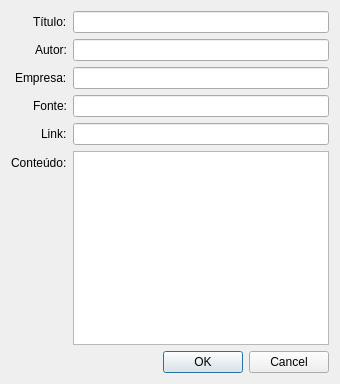
<?xml version="1.0" encoding="UTF-8"?>
<ui version="4.0">
 <class>ReviewWindow</class>
 <widget class="QDialog" name="ReviewWindow">
  <property name="geometry">
   <rect>
    <x>0</x>
    <y>0</y>
    <width>340</width>
    <height>384</height>
   </rect>
  </property>
  <property name="windowTitle">
   <string>Dialog</string>
  </property>
  <layout class="QGridLayout" name="gridLayout_2">
   <item row="0" column="0">
    <layout class="QGridLayout" name="gridLayout">
     <item row="0" column="0">
      <layout class="QFormLayout" name="formLayout">
       <property name="labelAlignment">
        <set>Qt::AlignRight|Qt::AlignTrailing|Qt::AlignVCenter</set>
       </property>
       <item row="0" column="0">
        <widget class="QLabel" name="titleLabel">
         <property name="text">
          <string>Título:</string>
         </property>
        </widget>
       </item>
       <item row="0" column="1">
        <widget class="QLineEdit" name="titleEdit"/>
       </item>
       <item row="1" column="0">
        <widget class="QLabel" name="authorLabel">
         <property name="text">
          <string>Autor:</string>
         </property>
        </widget>
       </item>
       <item row="1" column="1">
        <widget class="QLineEdit" name="authorEdit"/>
       </item>
       <item row="2" column="0">
        <widget class="QLabel" name="companyLabel">
         <property name="text">
          <string>Empresa:</string>
         </property>
        </widget>
       </item>
       <item row="2" column="1">
        <widget class="QLineEdit" name="companyEdit"/>
       </item>
       <item row="3" column="0">
        <widget class="QLabel" name="sourceLabel">
         <property name="text">
          <string>Fonte:</string>
         </property>
        </widget>
       </item>
       <item row="3" column="1">
        <widget class="QLineEdit" name="sourceEdit"/>
       </item>
       <item row="4" column="0">
        <widget class="QLabel" name="linkLabel">
         <property name="text">
          <string>Link:</string>
         </property>
        </widget>
       </item>
       <item row="4" column="1">
        <widget class="QLineEdit" name="linkEdit"/>
       </item>
       <item row="5" column="0">
        <widget class="QLabel" name="contentLabel">
         <property name="text">
          <string>Conteúdo:</string>
         </property>
        </widget>
       </item>
       <item row="5" column="1">
        <widget class="QTextEdit" name="contentEdit"/>
       </item>
      </layout>
     </item>
     <item row="1" column="0">
      <widget class="QDialogButtonBox" name="buttonBox">
       <property name="orientation">
        <enum>Qt::Horizontal</enum>
       </property>
       <property name="standardButtons">
        <set>QDialogButtonBox::Cancel|QDialogButtonBox::Ok</set>
       </property>
      </widget>
     </item>
    </layout>
   </item>
  </layout>
 </widget>
 <resources/>
 <connections>
  <connection>
   <sender>buttonBox</sender>
   <signal>accepted()</signal>
   <receiver>ReviewWindow</receiver>
   <slot>accept()</slot>
   <hints>
    <hint type="sourcelabel">
     <x>248</x>
     <y>254</y>
    </hint>
    <hint type="destinationlabel">
     <x>157</x>
     <y>274</y>
    </hint>
   </hints>
  </connection>
  <connection>
   <sender>buttonBox</sender>
   <signal>rejected()</signal>
   <receiver>ReviewWindow</receiver>
   <slot>reject()</slot>
   <hints>
    <hint type="sourcelabel">
     <x>316</x>
     <y>260</y>
    </hint>
    <hint type="destinationlabel">
     <x>286</x>
     <y>274</y>
    </hint>
   </hints>
  </connection>
 </connections>
</ui>
